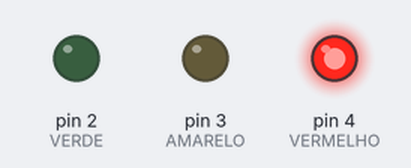
This sketch was run on a simulated Arduino Uno, built with avr-gcc and run on an emulated ATmega328P. Parts: output pins drawn as LEDs (lit = HIGH).

Above: at 2.5 s.
At 7.0 s:
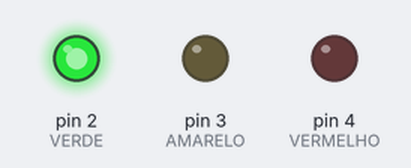
At 10.0 s:
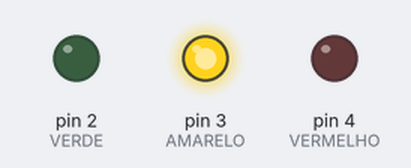
Timing chart, 0 to 14.3 s (numbered marks = the images above):
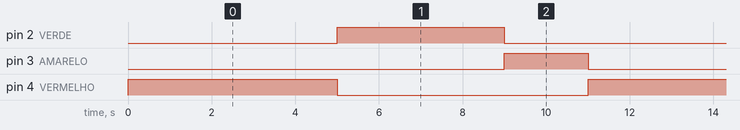

Measured:
- by itself, pin 2 (VERDE): alternates HIGH for 4.0 s and LOW for 7.0 s
- by itself, pin 3 (AMARELO): alternates HIGH for 2.0 s and LOW for 9.0 s
- by itself, pin 4 (VERMELHO): alternates HIGH for 5.0 s and LOW for 6.0 s

The sketch:

trafficLights.ino
```cpp
/**
* Atividade sugerida na aula 2: GPIOs
* Circuito e simulação no tinkercad: https://www.tinkercad.com/things/jApjFp4IoM9-trafficlights?sharecode=hRNFsLuYolMO8eG2i6d_1O1WElTvH4jw6HziI3vi8Os
*/

/*
* Utiliza diretrizes de compilação para melhor legibilidade do código
* No exemplo disponivel no tinkercard, utilizei o pino digital 4 do Arduino
* TEMPO_PISCA em ms, 1000ms = 1s
*/
#define VERMELHO 4
#define AMARELO 3
#define VERDE 2
#define TEMPO_VERMELHO  5000 // 5 segundos
#define TEMPO_AMARELO   2000 // 2 segundos
#define TEMPO_VERDE 	4000 // 4 segundos

void setup()
{
  // Configura pinos como saída
  pinMode(VERMELHO, OUTPUT);
  pinMode(AMARELO, OUTPUT);
  pinMode(VERDE, OUTPUT);
}

void loop()
{
  /*
  * Acende o led desejado, aguarda o tempo em que o led deve estar ativo e desativa
  * A lógica se repete para as três cores
  */
  digitalWrite(VERMELHO, HIGH);
  delay(TEMPO_VERMELHO);
  digitalWrite(VERMELHO, LOW);

  digitalWrite(VERDE, HIGH);
  delay(TEMPO_VERDE);
  digitalWrite(VERDE, LOW);

  digitalWrite(AMARELO, HIGH);
  delay(TEMPO_AMARELO);
  digitalWrite(AMARELO, LOW);
}
```
